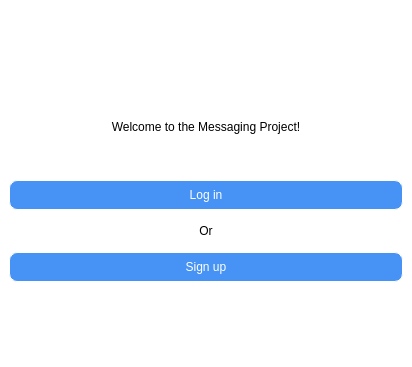
<?xml version="1.0" encoding="UTF-8"?>
<ui version="4.0">
 <class>MainWindow</class>
 <widget class="QMainWindow" name="MainWindow">
  <property name="geometry">
   <rect>
    <x>0</x>
    <y>0</y>
    <width>412</width>
    <height>367</height>
   </rect>
  </property>
  <property name="windowTitle">
   <string>MainWindow</string>
  </property>
  <property name="styleSheet">
   <string notr="true">font: 12pt &quot;Franklin Gothic Book&quot;;
background-color:white;

</string>
  </property>
  <widget class="QWidget" name="centralwidget">
   <layout class="QVBoxLayout" name="verticalLayout_2">
    <item>
     <layout class="QVBoxLayout" name="verticalLayout">
      <item>
       <spacer name="verticalSpacer_3">
        <property name="orientation">
         <enum>Qt::Vertical</enum>
        </property>
        <property name="sizeType">
         <enum>QSizePolicy::Fixed</enum>
        </property>
        <property name="sizeHint" stdset="0">
         <size>
          <width>20</width>
          <height>40</height>
         </size>
        </property>
       </spacer>
      </item>
      <item>
       <widget class="QLabel" name="label_2">
        <property name="maximumSize">
         <size>
          <width>16777215</width>
          <height>50</height>
         </size>
        </property>
        <property name="text">
         <string>Welcome to the Messaging Project!</string>
        </property>
        <property name="alignment">
         <set>Qt::AlignBottom|Qt::AlignHCenter</set>
        </property>
       </widget>
      </item>
      <item>
       <spacer name="verticalSpacer">
        <property name="orientation">
         <enum>Qt::Vertical</enum>
        </property>
        <property name="sizeType">
         <enum>QSizePolicy::Fixed</enum>
        </property>
        <property name="sizeHint" stdset="0">
         <size>
          <width>20</width>
          <height>40</height>
         </size>
        </property>
       </spacer>
      </item>
      <item>
       <widget class="QPushButton" name="choice_login">
        <property name="minimumSize">
         <size>
          <width>0</width>
          <height>30</height>
         </size>
        </property>
        <property name="styleSheet">
         <string notr="true">background-color: #4693F5;
color:white;
border: 1px solid #ffffff;
border-radius:8px;

</string>
        </property>
        <property name="text">
         <string>Log in</string>
        </property>
       </widget>
      </item>
      <item>
       <widget class="QLabel" name="label">
        <property name="maximumSize">
         <size>
          <width>16777215</width>
          <height>30</height>
         </size>
        </property>
        <property name="layoutDirection">
         <enum>Qt::LeftToRight</enum>
        </property>
        <property name="text">
         <string>Or</string>
        </property>
        <property name="alignment">
         <set>Qt::AlignCenter</set>
        </property>
       </widget>
      </item>
      <item>
       <widget class="QPushButton" name="choice_signup">
        <property name="minimumSize">
         <size>
          <width>0</width>
          <height>30</height>
         </size>
        </property>
        <property name="styleSheet">
         <string notr="true">background-color: #4693F5;
color:white;
border: 1px solid #ffffff;
border-radius:8px;

</string>
        </property>
        <property name="text">
         <string>Sign up</string>
        </property>
       </widget>
      </item>
      <item>
       <spacer name="verticalSpacer_2">
        <property name="orientation">
         <enum>Qt::Vertical</enum>
        </property>
        <property name="sizeType">
         <enum>QSizePolicy::Fixed</enum>
        </property>
        <property name="sizeHint" stdset="0">
         <size>
          <width>20</width>
          <height>40</height>
         </size>
        </property>
       </spacer>
      </item>
     </layout>
    </item>
   </layout>
  </widget>
 </widget>
 <resources/>
 <connections/>
</ui>
